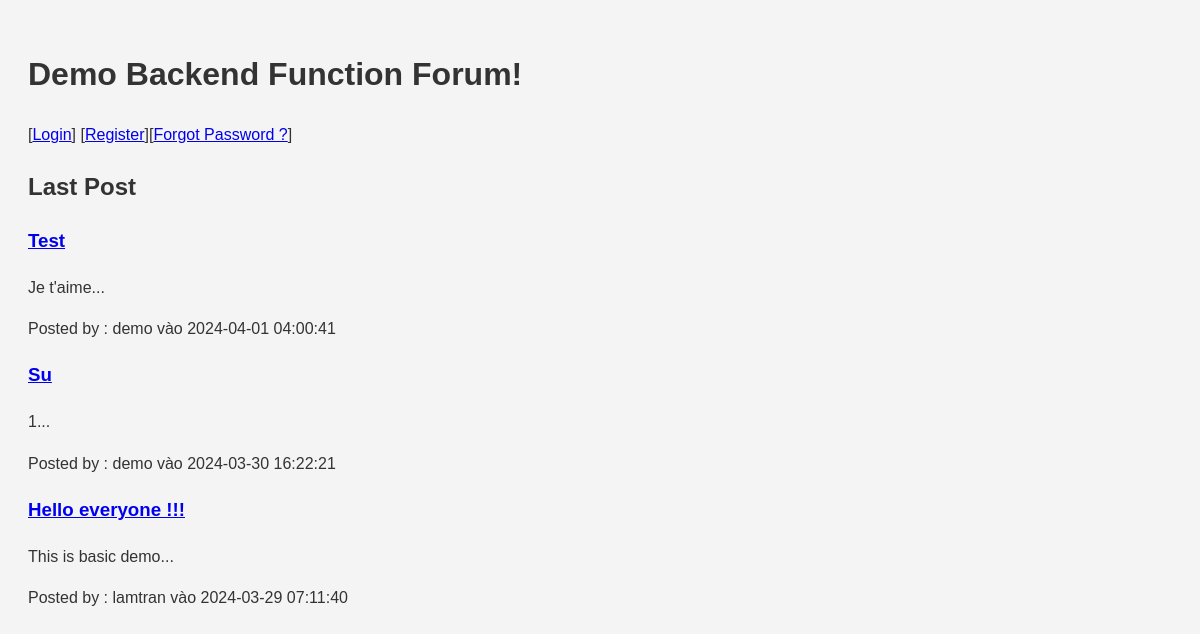
Before: / with the older database file.
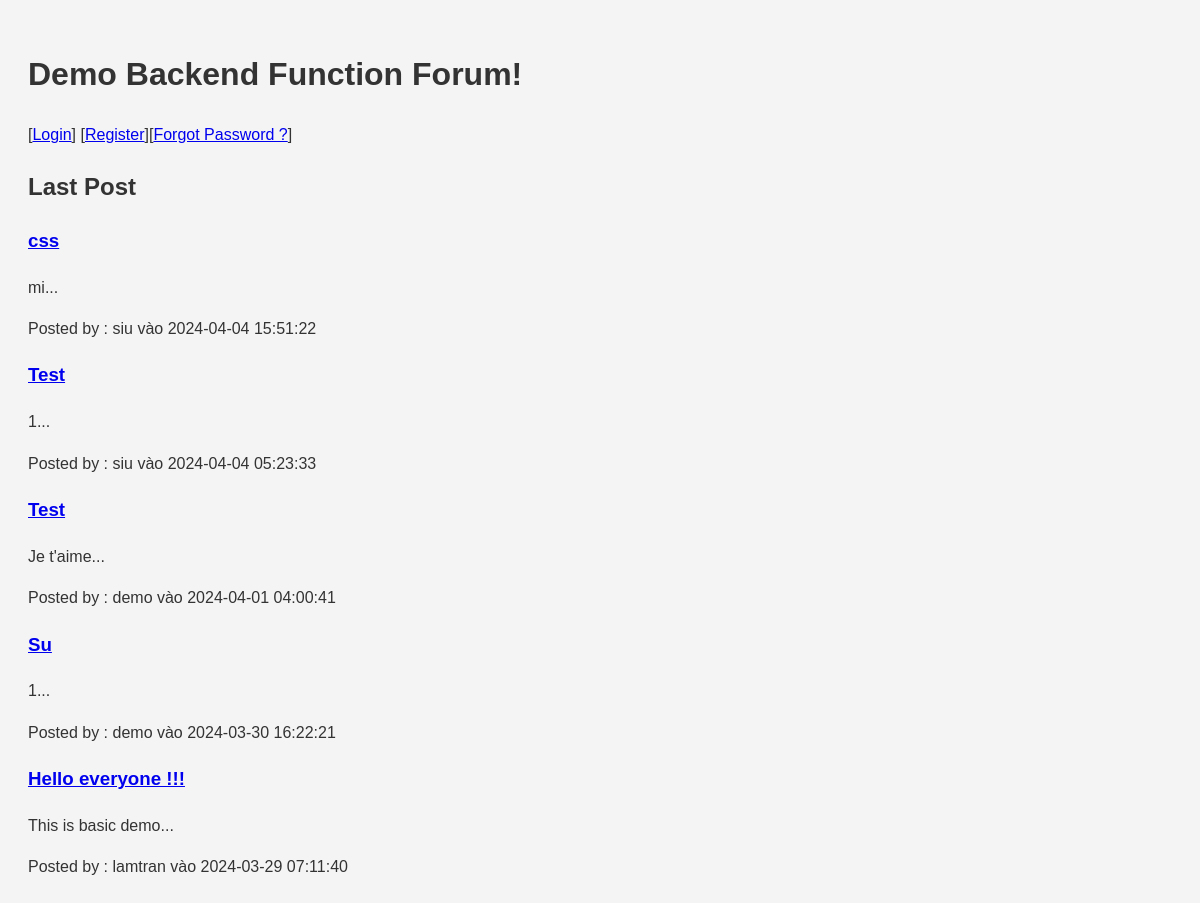
After: the same page with the newer database file.
### tables this page shows
CREATE TABLE IF NOT EXISTS `posts`
(
    `id`
    int
(
    11
) NOT NULL AUTO_INCREMENT,
    `title` varchar
(
    255
) NOT NULL,
    `content` text NOT NULL,
    `author` varchar
(
    255
) NOT NULL,
    `created_at` timestamp NOT NULL DEFAULT current_timestamp
(
),
    PRIMARY KEY
(
    `id`
)
    );

### index.php (the view, shortened to what this page needs)
<?php
include 'db.php';
?>
<!DOCTYPE html>
<html lang="en">
<head>
    <link rel="stylesheet" href="style.css">
</head>
<body>
    <header>
        <h1>Demo Backend Function Forum!</h1>
        <?php if (isset($_SESSION['loggedin']) && $_SESSION['loggedin'] == true): ?>
            <p>Welcome, <?php echo htmlspecialchars($_SESSION['username']); ?>! [<a href="logout.php">Logout</a>] [<a href="create_post.html">Create Post</a>]</p>
        <?php else: ?>
            <p>[<a href="login.html">Login</a>] [<a href="register.html">Register</a>][<a href="quenmk.html">Forgot Password ?</a>]</p>
        <?php endif; ?>
    </header>
    <main>
        <h2>Last Post</h2>
        <?php
        $sql = "SELECT id, title, content, author, created_at FROM posts ORDER BY created_at DESC LIMIT 10";
        $result = $conn->query($sql);
        if ($result->num_rows > 0) {
            while($row = $result->fetch_assoc()) {
                echo "<div class='post'>";
                echo "<h3><a href='post_detail.php?id=" . $row["id"] . "'>" . htmlspecialchars($row["title"]) . "</a></h3>";
                echo "<p>" . nl2br(htmlspecialchars(substr($row["content"], 0, 200))) . "...</p>";
                echo "<p>Posted by : " . htmlspecialchars($row["author"]) . " vào " . $row["created_at"] . "</p>";
                echo "</div>";
            }
        } else {
            echo "<p>Nothing .</p>";
        }
        ?>
    </main>
</body>
</html>

### style.css (style rules this page uses)
body { font-family: Arial, sans-serif; line-height: 1.6; background: #f4f4f4; padding: 20px; color: #333; }

Changed rows visible on the page:
added posts: title "css", content "mi", author "siu", created_at "2024-04-04 15:51:22"
added posts: title "Test", content "1", author "siu", created_at "2024-04-04 05:23:33"
